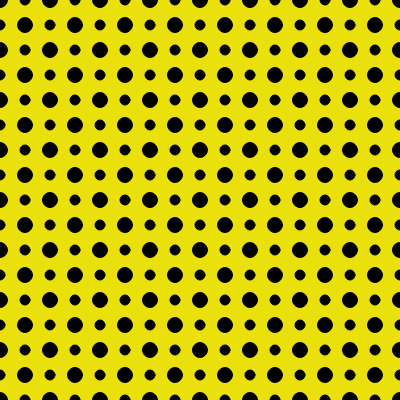
Frame 1 (no input)
Frame 60 (no input): identical to frame 1, image omitted
Frame 120 (the mouse pressed at the canvas centre since frame 60): identical to frame 1, image omitted

The p5.js sketch that drew this single still picture (run headless with seeded random() and noise() and a simulated clock; from frame 60 on, the mouse is pressed at the canvas centre):

// p5.js sketch
// ── sketch.js
let cDiam1 = 15;
let xOffset1 = 0;
let xSpacing1 = 50;

let yOffset1 = 0;
let ySpacing1 = 50;

let cDiam2 = 10;
let xOffset2 = 0;
let xSpacing2 = 25;

let yOffset2 = 0;
let ySpacing2 = 25;

let cDiam3 = 15;
let xOffset3 = 25;
let xSpacing3 = 50;

let yOffset3 = 25;
let ySpacing3 = 50;

function setup() {
  createCanvas(400, 400);
}

function draw() {
  background(234, 225, 12);

  for (let xPos1 = xOffset1; xPos1 <= width - xOffset1; xPos1 += xSpacing1) {
      for (let yPos1 = yOffset1; yPos1 <= height - yOffset1; yPos1 += ySpacing1) {
        fill(0, 0, 0);   
        circle(xPos1, yPos1, cDiam1);
        }
       }

  for (let xPos2 = xOffset2; xPos2 <= width - xOffset2; xPos2 += xSpacing2) {
     for (let yPos2 = yOffset2; yPos2 <= height - yOffset2; yPos2 += ySpacing2) {
        fill(0, 0, 0); 
        circle(xPos2, yPos2, cDiam2);
     }
      }

  for (let xPos3 = xOffset3; xPos3 <= width - xOffset3; xPos3 += xSpacing3) {
      for (let yPos3 = yOffset3; yPos3 <= height - yOffset3; yPos3 += ySpacing3) {
          fill(0, 0, 0);   
          circle(xPos3, yPos3, cDiam3);
          }
         }

    }
